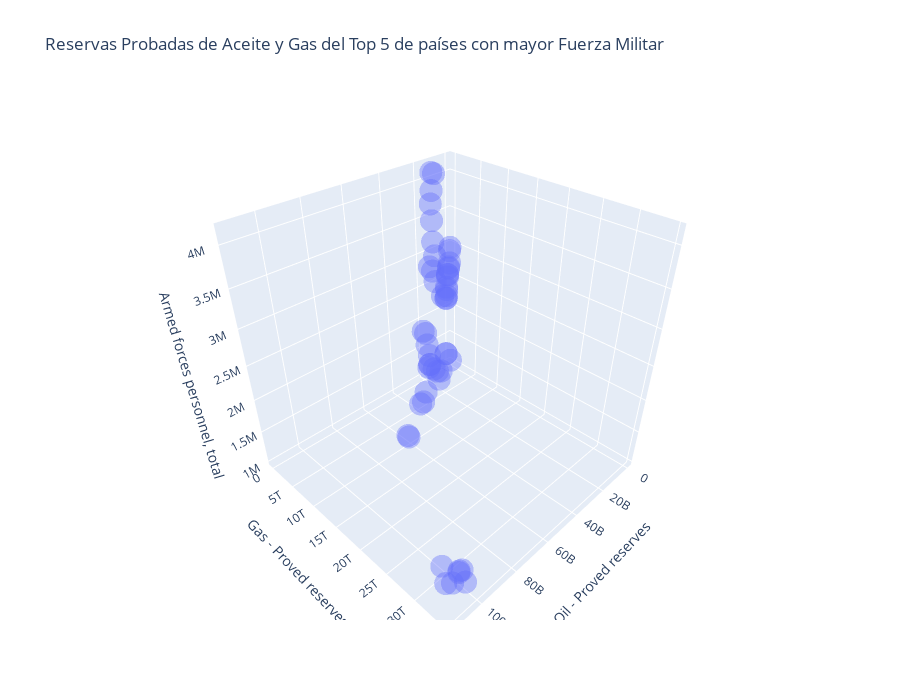

The notebook cell this image was saved under:
### Code cell
fig_scatter3d_predict=px.scatter_3d(X_test,x="Oil - Proved reserves",y="Gas - Proved reserves",
    z="Armed forces personnel, total",opacity=0.4,hover_name="Year",height=700,
    title="Reservas Probadas de Aceite y Gas del Top "+str(len(df_afp_topN["Code"].unique()))+" de países con mayor Fuerza Militar")
    #NOTA: Podemos agregar un atributo llamado text="Year" en la gráfica para que se muestren los años 
    # y se vea guapeton, la contra es que es mucha info para mostrar en una sola imágen
fig_scatter3d_predict.show()
